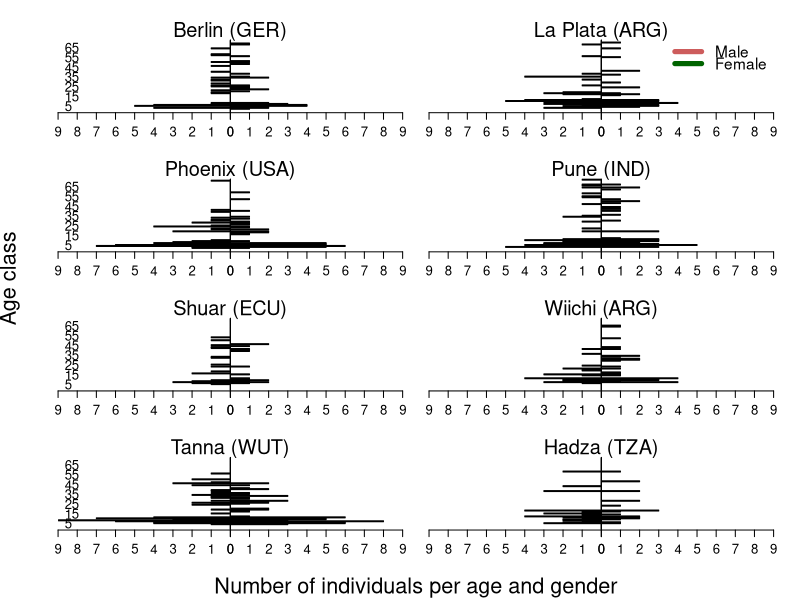

Generate this figure with R:
#Create demography age pyramids

library(plotrix)

setwd("~/GitHub/Cross_Cultural_Generalizability")

data_adult <- read.csv("House_data/Model_1a_1b_1c_data.csv")
data_adult <- data_adult[,c("SUBJECT_ID","GENDER_1female","fieldid", "AGE_in_years","T1_ad_choice_1yes")]
data_adult$choice <- data_adult$T1_ad_choice_1yes
data_adult$T1_ad_choice_1yes <- NULL


data_children <- read.csv("House_data/Model_4a_4b_4c_4d_data.csv")
data_children <- data_children[,c("SUBJECT_ID","GENDER_1female","fieldid", "AGE_in_years","T1_choice_1yes")]
data_children$choice <- data_children$T1_choice_1yes
data_children$T1_choice_1yes <- NULL



Society <- c("Berlin (GER)","La Plata (ARG)","Phoenix (USA)", "Pune (IND)", "Shuar (ECU)", "Wiichi (ARG)", "Tanna (WUT)", "Hadza (TZA)")



graphics.off()
png("Pyramids.png", width = 16,height = 26, units = "cm", res = 900)
par(mfrow = c(4,2), 
    mar = c(1,1,1,0), 
    oma = c(3.3,3.4,0,1))
for (j in 1:8) {
  
data_comb <- rbind(data_children, data_adult)
data_comb <- data_comb[with(data_comb, order(data_comb$fieldid, data_comb$AGE_in_years)),]
MA <- max(round(data_comb$AGE_in_years))
data_comb <- data_comb[which(data_comb$fieldid == j),]

d  <- list(outcome = data_comb$choice,
           ind_id = sapply(1:nrow(data_comb), function (i) which(unique(data_comb$SUBJECT_ID) == data_comb$SUBJECT_ID[i])),
           soc_id = data_comb$fieldid,
           age = round(data_comb$AGE_in_years),
           gender = as.integer(data_comb$GENDER_1female +1), # 2 female now
           N = nrow(data_comb),
           MA = max(round(data_comb$AGE_in_years))
)

labels <- matrix("", MA, 2)
if (j %in% c(1,3,5,7)){
labels[5,1] <- 5
labels[15,1] <- 15
labels[25,1] <- 25
labels[35,1] <- 35
labels[45,1] <- 45
labels[55,1] <- 55
labels[65,1] <- 65
}

a <- matrix(0, 2, MA)
for (i in 1:MA) {
  a[1,i] <- length(which(d$age==i & d$gender == 1))
  a[2,i] <- length(which(d$age==i & d$gender == 2))
}

par(mar=pyramid.plot(a[1,],a[2,],top.labels=c("",Society[j],""),ppmar=c(2,1,3,1), xlim = c(9,9),labelcex=1.2, unit = "",show.values=F, labels = labels, lxcol = "indianred", rxcol = "darkgreen", space = 0,gap = 0))

if (j == 2) legend("topright", c("Male", "Female"), col = c("indianred", "darkgreen"),cex = 1.4, lty = 1,lwd = 5, bty = "n" )

}

mtext("Number of individuals per age and gender", side = 1,line = 2, outer = TRUE, cex = 1.3)
mtext("Age class", side = 2, outer = TRUE, line = 2, cex = 1.3)
dev.off()



#Calculate demographic characteristics

Demographics <- data.frame(ID = Society, Mean = NA, Median = NA, Upper = NA, Lower = NA, N = NA)
for (j in 1:8) {
  Demographics$Mean[j] <- mean(d$age[d$soc_id == j])
  Demographics$Median[j] <- median(d$age[d$soc_id == j])
  Demographics$Upper[j] <- max(d$age[d$soc_id == j])
  Demographics$Lower[j] <- min(d$age[d$soc_id == j])
  Demographics$N[j] <- length(d$age[d$soc_id == j])
  
}
